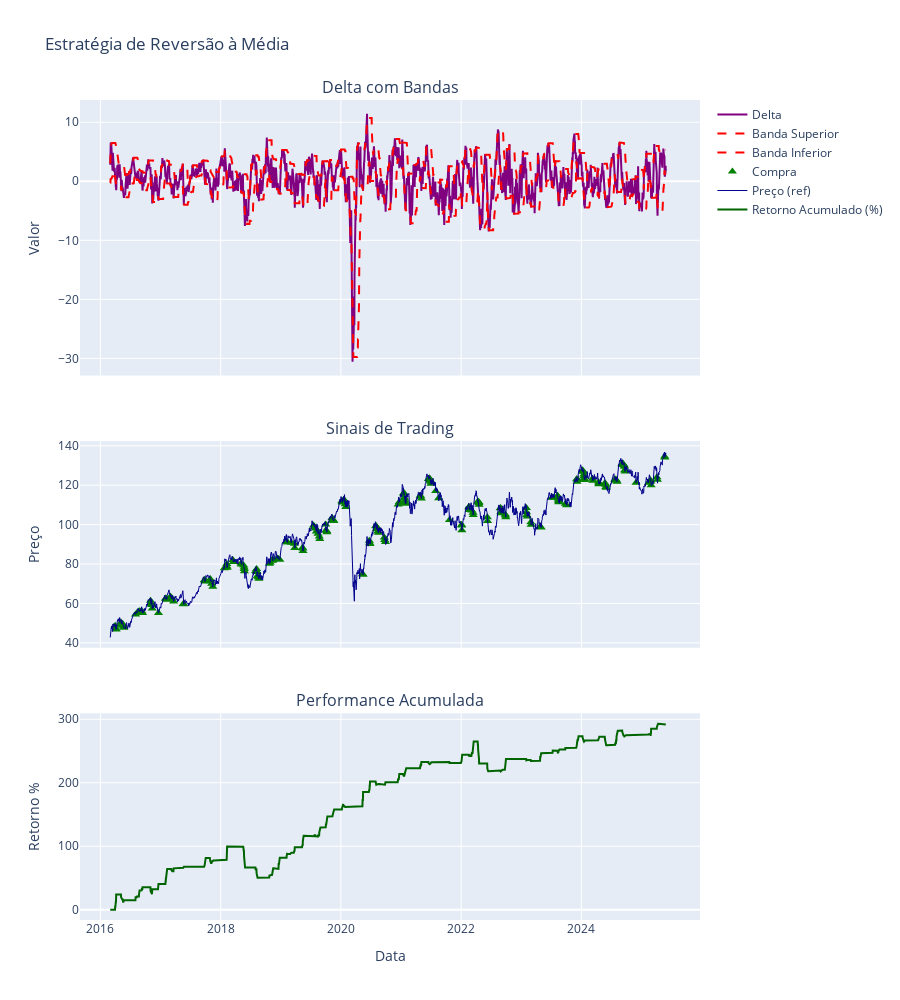

The notebook cell this image was saved under:
### Code cell
#Visualização
fig = make_subplots(
    rows=3, cols=1,
    shared_xaxes=True,
    subplot_titles=[
        'Delta com Bandas',
        'Sinais de Trading',
        'Performance Acumulada'
    ],
    row_heights=[0.4, 0.3, 0.3],
    vertical_spacing=0.08
)


# Delta e bandas
fig.add_trace(
    go.Scatter(x=df.index, y=df['Delta'], name='Delta', line=dict(color='purple')),
    row=1, col=1
)
fig.add_trace(
    go.Scatter(x=df.index, y=df[f'banda_sup'], name='Banda Superior', 
                line=dict(color='red', dash='dash')),
    row=1, col=1
)
fig.add_trace(
    go.Scatter(x=df.index, y=df[f'banda_inf'], name='Banda Inferior', 
                line=dict(color='red', dash='dash')),
    row=1, col=1
)

#Sinais de trading
compras = df[df['Regra'] == 1]
vendas = df[df['Regra'] == -1]

if not compras.empty:
    fig.add_trace(
        go.Scatter(x=compras.index, y=compras['Adj Close'], mode='markers',
                    marker=dict(color='green', size=8, symbol='triangle-up'),
                    name='Compra'),
        row=2, col=1
    )

if not vendas.empty:
    fig.add_trace(
        go.Scatter(x=vendas.index, y=vendas['Adj Close'], mode='markers',
                    marker=dict(color='red', size=8, symbol='triangle-down'),
                    name='Venda'),
        row=2, col=1
    )

fig.add_trace(
    go.Scatter(x=df.index, y=df['Adj Close'], name='Preço (ref)', 
                line=dict(color='darkblue', width=1)),
    row=2, col=1
)

#Performance acumulada
fig.add_trace(
    go.Scatter(x=df.index, y=df['Acumulado'], name='Retorno Acumulado (%)', 
                line=dict(color='darkgreen', width=2)),
    row=3, col=1
)

# Layout
fig.update_layout(
    title='Estratégia de Reversão à Média',
    height=1000,
    showlegend=True
)

fig.update_xaxes(title_text="Data", row=3, col=1)
fig.update_yaxes(title_text="Valor", row=1, col=1)
fig.update_yaxes(title_text="Preço", row=2, col=1)
fig.update_yaxes(title_text="Retorno %", row=3, col=1)

fig.show()

### Figure 1 — Plotly figure (JSON) as saved in the notebook; plotly's stock layout.template omitted (floating-point values rounded to 4 significant figures; data arrays with more than 128 entries replaced by an {"elided": "..."} marker saying what was removed)
{"data": [{"line": {"color": "purple"}, "name": "Delta", "type": "scatter", "x": {"elided": "2277 str values"}, "xaxis": "x", "y": {"elided": "2277 float values"}, "yaxis": "y"}, {"line": {"color": "red", "dash": "dash"}, "name": "Banda Superior", "type": "scatter", "x": {"elided": "2277 str values"}, "xaxis": "x", "y": {"elided": "2277 float values"}, "yaxis": "y"}, {"line": {"color": "red", "dash": "dash"}, "name": "Banda Inferior", "type": "scatter", "x": {"elided": "2277 str values"}, "xaxis": "x", "y": {"elided": "2277 float values"}, "yaxis": "y"}, {"marker": {"color": "green", "size": 8, "symbol": "triangle-up"}, "mode": "markers", "name": "Compra", "type": "scatter", "x": {"elided": "228 str values"}, "xaxis": "x2", "y": {"elided": "228 float values"}, "yaxis": "y2"}, {"line": {"color": "darkblue", "width": 1}, "name": "Preço (ref)", "type": "scatter", "x": {"elided": "2277 str values"}, "xaxis": "x2", "y": {"elided": "2277 float values"}, "yaxis": "y2"}, {"line": {"color": "darkgreen", "width": 2}, "name": "Retorno Acumulado (%)", "type": "scatter", "x": {"elided": "2277 str values"}, "xaxis": "x3", "y": {"elided": "2277 float values"}, "yaxis": "y3"}], "layout": {"annotations": [{"font": {"size": 16}, "showarrow": false, "text": "Delta com Bandas", "x": 0.5, "xanchor": "center", "xref": "paper", "y": 1, "yanchor": "bottom", "yref": "paper"}, {"font": {"size": 16}, "showarrow": false, "text": "Sinais de Trading", "x": 0.5, "xanchor": "center", "xref": "paper", "y": 0.584, "yanchor": "bottom", "yref": "paper"}, {"font": {"size": 16}, "showarrow": false, "text": "Performance Acumulada", "x": 0.5, "xanchor": "center", "xref": "paper", "y": 0.252, "yanchor": "bottom", "yref": "paper"}], "height": 1000, "showlegend": true, "title": {"text": "Estratégia de Reversão à Média"}, "xaxis": {"anchor": "y", "domain": [0, 1], "matches": "x3", "showticklabels": false}, "xaxis2": {"anchor": "y2", "domain": [0, 1], "matches": "x3", "showticklabels": false}, "xaxis3": {"anchor": "y3", "domain": [0, 1], "title": {"text": "Data"}}, "yaxis": {"anchor": "x", "domain": [0.664, 1], "title": {"text": "Valor"}}, "yaxis2": {"anchor": "x2", "domain": [0.332, 0.584], "title": {"text": "Preço"}}, "yaxis3": {"anchor": "x3", "domain": [0, 0.252], "title": {"text": "Retorno %"}}}}
